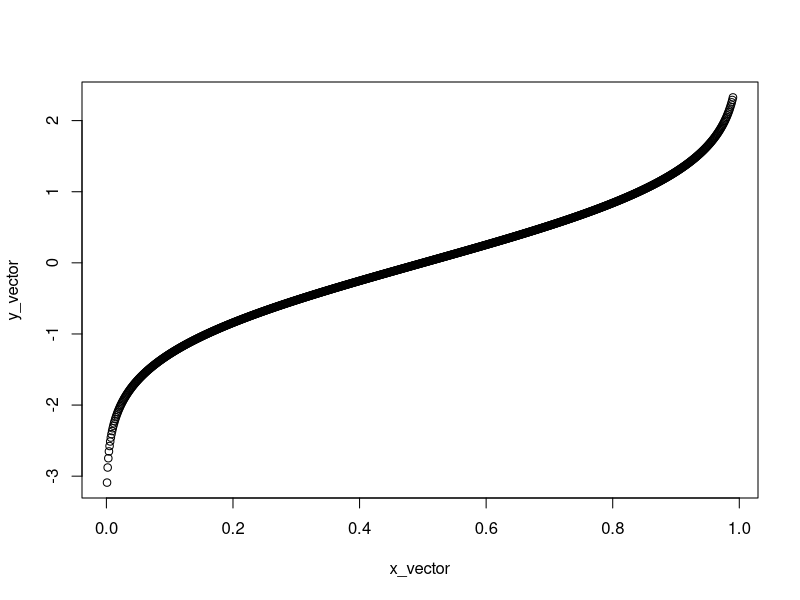
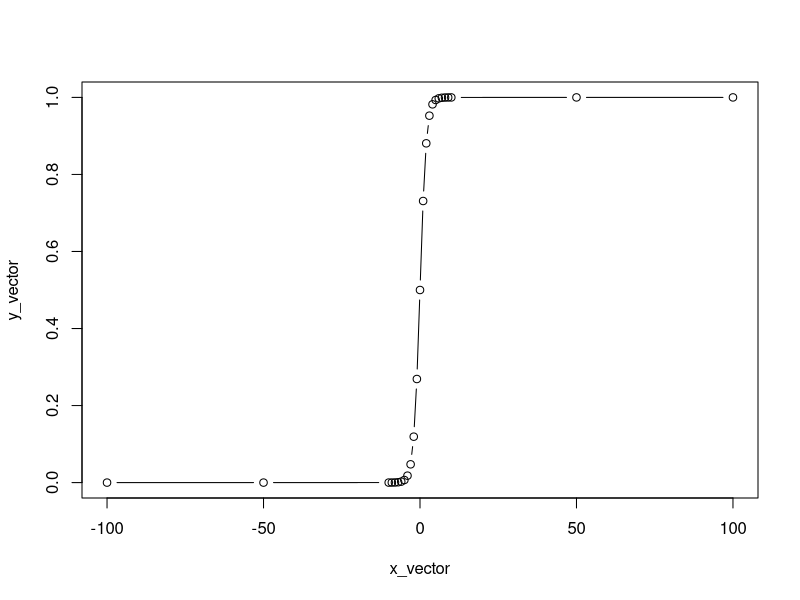
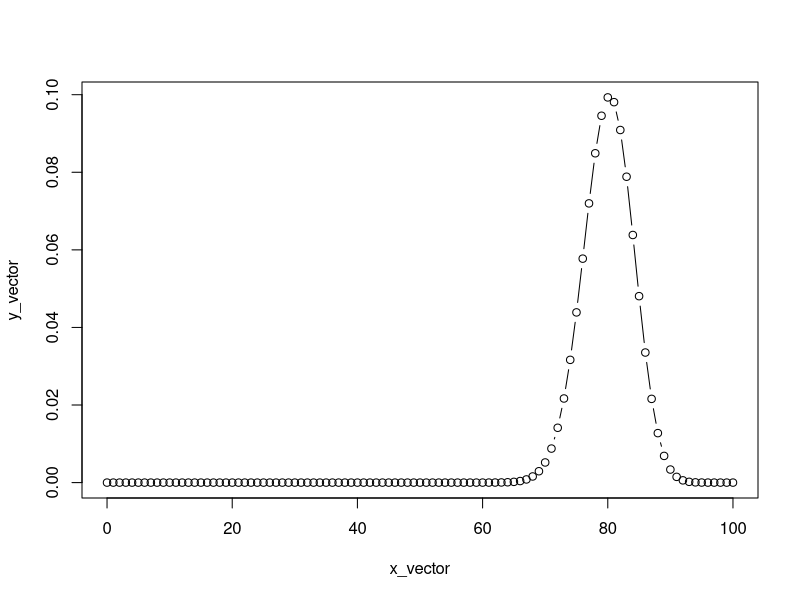
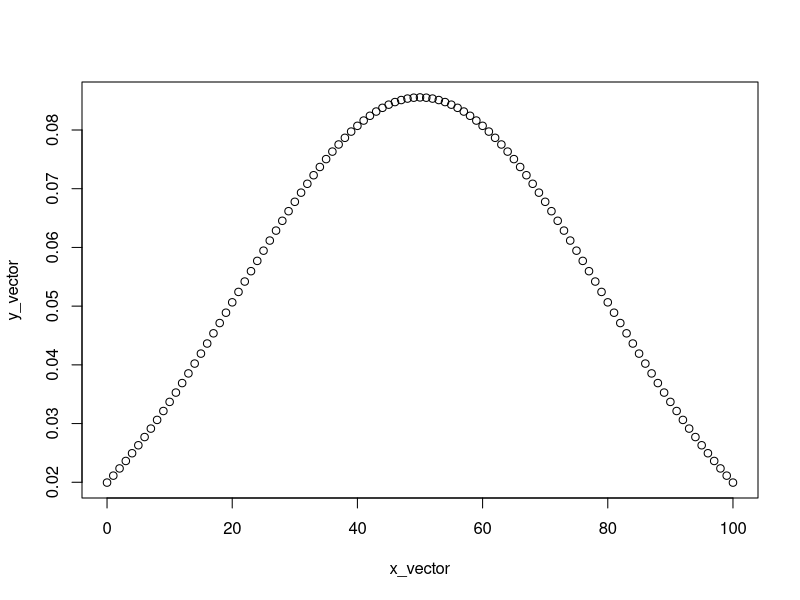
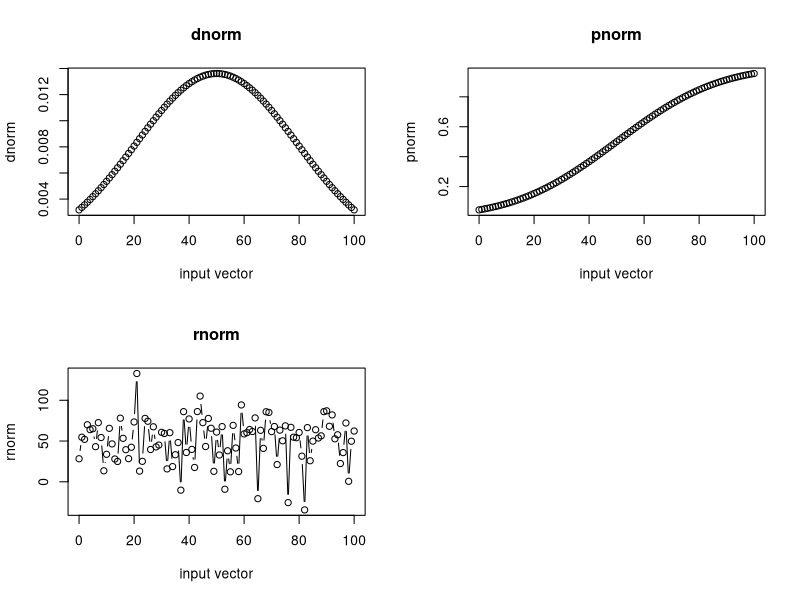

Write R code to recreate these figures, in order.
## ---- chunk 1

x_vector = c()
y_vector = c()
vector_assess = seq.int(0.001,0.99,0.001)
for (i in seq_along(vector_assess)) {
  x_vector[i] <- vector_assess[i]
  y_vector[i] <- qnorm(vector_assess[i])
  # print(y_vector)
  # print(x_vector)
  
}

# x_vector
# y_vector

plot(x_vector,y_vector)
## ---- chunk 2

x_vector = c()
y_vector = c()
# vector_assess = c(-Inf,-1,0, 1, Inf)
vector_assess = c(-Inf,-100,-50,-10,-9,-8,-7,-6,-5,-4,-3,-2,-1,0,1,2,3,4,5,6,7,8,9,10,50,100,Inf)
for (i in seq_along(vector_assess)) {
  x_vector[i] <- vector_assess[i]
  y_vector[i] <- 1/(1+(1/exp(vector_assess[i])))
  # print(y_vector)
  # print(x_vector)
  
}

# x_vector
# y_vector

plot(x_vector,y_vector,type = "b")
## ---- chunk 3
binomial = function(p , q, n, x){
  p = choose(n, x) * p^x * q^(n-x)
  return(p)
}


vector_assess = seq.int(from = 0,to = 100,by = 1)
x_vector = c()
y_vector = c()
for (i in seq_along(vector_assess)) {
  x_vector[i] <- vector_assess[i]
  y_vector[i] <- binomial(p = 0.8,q = 0.2,n = 100,x = vector_assess[i])
   # print(y_vector)
   # print(x_vector)
  
}

# x_vector
# y_vector

plot(x_vector,y_vector,type = "b")
## ---- chunk 4

normal_distribution = function(x,mean,sd){
  
  y = (1/sd* sqrt(2* pi))* 1/exp(0.5 * ((x-mean)/sd)^2)
}
# vector_assess = seq.int(from = -1000,to = 1000,by = 1)
vector_assess = seq.int(from = 0,to = 100,by = 1)
x_vector = c()
y_vector = c()

for (i in seq_along(vector_assess)){
  mean = mean(vector_assess,na.rm = TRUE)
  sd = sd(vector_assess,na.rm = TRUE)
  x_vector[i] = vector_assess[i]
  y_vector[i] = normal_distribution(x=vector_assess[i],mean = mean,sd = sd)
  if (i == length(vector_assess)) {
    print(mean)
    print(sd)
  }
}


plot(x_vector,y_vector,type = "b")
## ---- chunk 5

mean = mean(vector_assess,na.rm = TRUE)
sd = sd(vector_assess,na.rm= TRUE)
par(mfrow=c(2,2))
plot(vector_assess,dnorm(vector_assess,mean = mean,sd = sd),type = "b",xlab = "input vector",ylab = "dnorm",main = "dnorm")
plot(vector_assess,pnorm(vector_assess,mean = mean,sd = sd),type = "b",xlab = "input vector",ylab = "pnorm",main = "pnorm")
# plot(vector_assess,qnorm(vector_assess,mean = mean,sd = sd),type = "b",xlab = "input vector",ylab = "qnorm",main = "qnorm")
plot(vector_assess,rnorm(vector_assess,mean = mean,sd = sd),type = "b",xlab = "input vector",ylab = "rnorm",main = "rnorm")

# qnorm(vector_assess,mean = mean,sd = sd)
